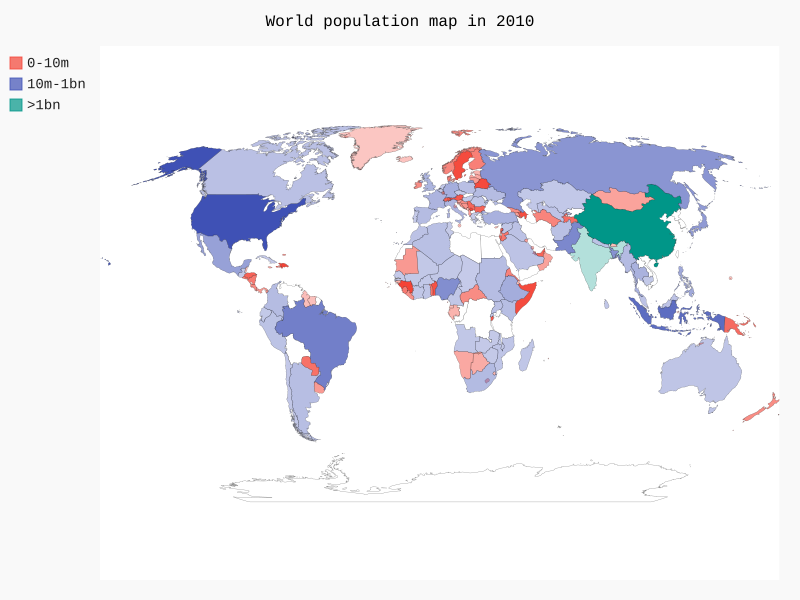

Recreate this plot in Python.
import json
from country_codes import get_country_code
import pygal
from pygal.style import RotateStyle

filename = 'population_data.json'
with open(filename) as f:
    pop_data = json.load(f)
# build dict
cc_populations = {}
for pop_dict in pop_data:
    if pop_dict['Year'] == '2010':
        code = get_country_code(pop_dict['Country Name'])
        population = int(float(pop_dict['Value']))
        if code:
            cc_populations[code] = population

cc_pops_1, cc_pops_2, cc_pops_3 = {}, {}, {}
for cc, pop in cc_populations.items():
    if pop < 10000000:
        cc_pops_1[cc] = pop
    elif pop < 1000000000:
        cc_pops_2[cc] = pop
    else:
        cc_pops_3[cc] = pop

wm = pygal.maps.world.World()

wm_style = RotateStyle('#336699')
wm = pygal.Worldmap(style=wm_style)
wm.title = 'World population map in 2010'
wm.add('0-10m', cc_pops_1)
wm.add('10m-1bn', cc_pops_2)
wm.add('>1bn', cc_pops_3)
wm.render_to_file('world_population.svg')
